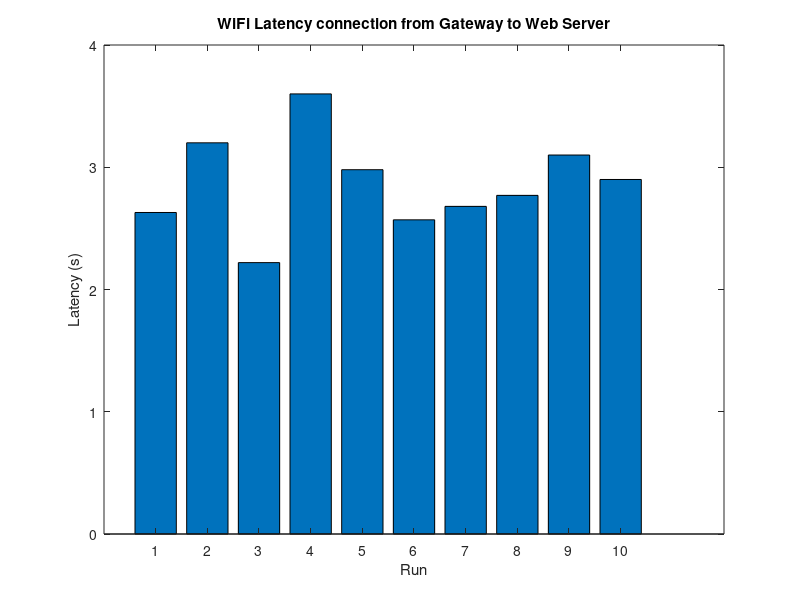

This chart was generated by the following MATLAB code:
y = [2.63 3.20 2.22 3.60 2.98 2.57 2.68 2.77 3.10 2.90];
figure();
bar(y)

title("WiFi Latency connection from Gateway to Web Server");
xlabel("Run")
ylabel("Latency (s)")